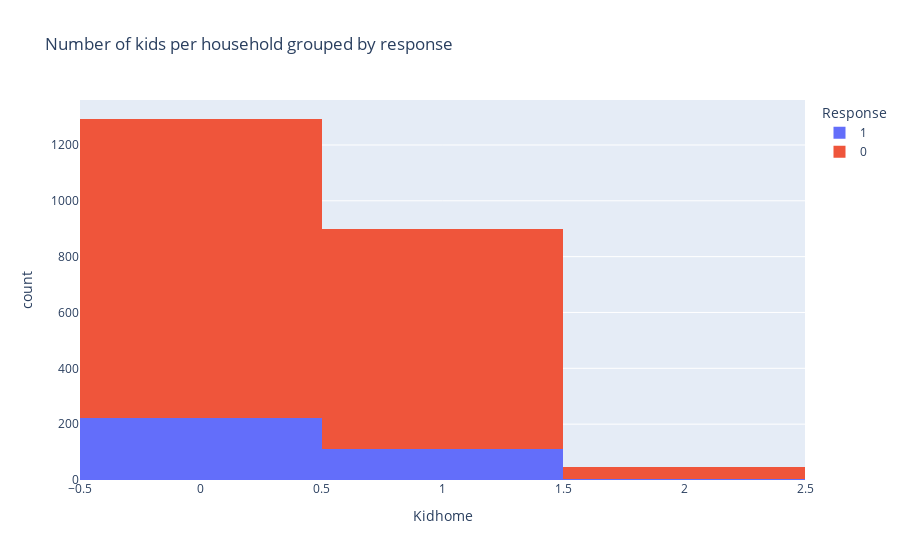

The cell this chart's notebook holds for it:
### Code cell
fig = px.histogram(df_clean, x='Kidhome', color='Response', title='Number of kids per household grouped by response')
fig

### Figure 1 — Plotly figure (JSON) as saved in the notebook; plotly's stock layout.template omitted (floating-point values rounded to 4 significant figures; data arrays with more than 128 entries replaced by an {"elided": "..."} marker saying what was removed)
{"data": [{"alignmentgroup": "True", "bingroup": "x", "hovertemplate": "Response=1<br>Kidhome=%{x}<br>count=%{y}<extra></extra>", "legendgroup": "1", "marker": {"color": "#636efa"}, "name": "1", "offsetgroup": "1", "orientation": "v", "showlegend": true, "type": "histogram", "x": {"elided": "334 int values"}, "xaxis": "x", "yaxis": "y"}, {"alignmentgroup": "True", "bingroup": "x", "hovertemplate": "Response=0<br>Kidhome=%{x}<br>count=%{y}<extra></extra>", "legendgroup": "0", "marker": {"color": "#EF553B"}, "name": "0", "offsetgroup": "0", "orientation": "v", "showlegend": true, "type": "histogram", "x": {"elided": "1906 int values"}, "xaxis": "x", "yaxis": "y"}], "layout": {"barmode": "relative", "legend": {"title": {"text": "Response"}, "tracegroupgap": 0}, "title": {"text": "Number of kids per household grouped by response"}, "xaxis": {"anchor": "y", "domain": [0, 1], "title": {"text": "Kidhome"}}, "yaxis": {"anchor": "x", "domain": [0, 1], "title": {"text": "count"}}}}
